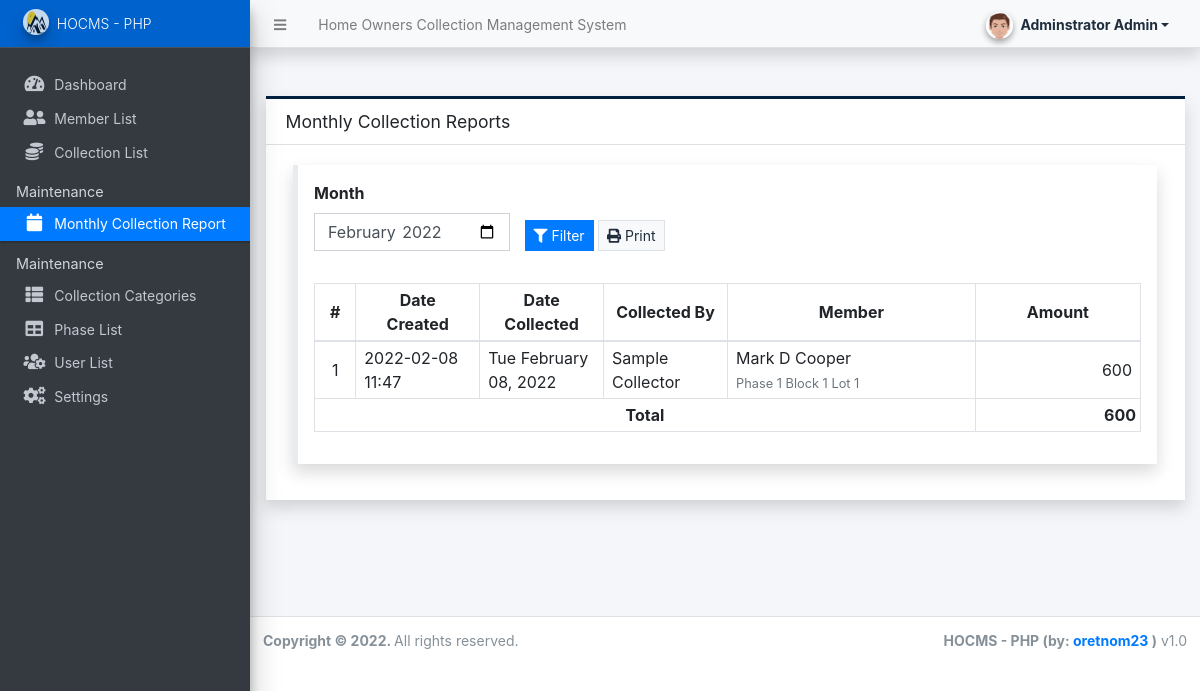
The page /admin/?page=reports/collections (signed in) on the database its author committed.
### tables this page shows
CREATE TABLE `collection_list` (
  `id` int(30) NOT NULL,
  `code` varchar(100) NOT NULL,
  `member_id` int(30) NOT NULL,
  `total_amount` double NOT NULL DEFAULT 0,
  `date_collected` date NOT NULL,
  `collected_by` text NOT NULL,
  `date_created` datetime NOT NULL DEFAULT current_timestamp(),
  `date_updated` datetime DEFAULT NULL ON UPDATE current_timestamp()
);

CREATE TABLE `member_list` (
  `id` int(30) NOT NULL,
  `firstname` text NOT NULL,
  `middlename` text DEFAULT NULL,
  `lastname` text NOT NULL,
  `gender` text NOT NULL,
  `contact` text NOT NULL,
  `lot` text NOT NULL,
  `block` text NOT NULL,
  `phase_id` int(30) NOT NULL,
  `status` tinyint(1) NOT NULL DEFAULT 1,
  `delete_flag` tinyint(1) NOT NULL DEFAULT 0,
  `date_created` datetime NOT NULL DEFAULT current_timestamp(),
  `date_updated` datetime DEFAULT NULL ON UPDATE current_timestamp()
);

### config.php (called while the page is built, shortened)
<?php
function format_num($number = 0, $max_decimal = ''){
    if(is_numeric($number)){
        $ex = explode('.',$number);
        $dec = isset($ex[1]) ? strlen($ex[1]) : 0;
        if(empty($max_decimal) || (is_numeric($max_decimal) && $max_decimal >= $dec)){
            return number_format($number,$dec);
        }else{
            if(is_numeric($max_decimal))
                return number_format($number,$max_decimal);
            else
                return "Invalid Maximum Decimal";
        }
    }else{
        return "Invalid Number";
    }
}
?>

### admin/reports/collections.php (the view, shortened to what this page needs)
<?php $month = isset($_GET['month']) ? $_GET['month'] : date("Y-m"); ?>
<div class="content py-3 mt-3">
    <div class="card card-outline card-navy shadow rounded-0">
        <div class="card-header">
            <h5 class="card-title">Monthly Collection Reports</h5>
        </div>
        <div class="card-body">
            <div class="container-fluid">
                <div class="callout callout-primary shadow rounded-0">
                    <form action="" id="filter">
                        <div class="row align-items-end">
                            <div class="col-lg-3 col-md-4 col-sm-12">
                                <div class="form-group">
                                    <label for="month" class="control-label">Month</label>
                                    <input type="month" name="month" id="month" value="<?= $month ?>" class="form-control rounded-0" required>
                                </div>
                            </div>
                            <div class="col-lg-3 col-md-4 col-sm-12">
                                <div class="form-group">
                                    <button class="btn btn-primary btn-flat btn-sm"><i class="fa fa-filter"></i> Filter</button>
                                    <button class="btn btn-light border btn-flat btn-sm" type="button" id="print"><i class="fa fa-print"></i> Print</button>
                                </div>
                            </div>
                        </div>
                    </form>
                    <div id="outprint">
                    <table class="table table-bordered table-stripped">
                        <colgroup>
                            <col width="5%">
                            <col width="15%">
                            <col width="15%">
                            <col width="15%">
                            <col width="30%">
                            <col width="20%">
                        </colgroup>
                        <thead>
                            <tr class="">
                                <th class="text-center align-middle py-1">#</th>
                                <th class="text-center align-middle py-1">Date Created</th>
                                <th class="text-center align-middle py-1">Date Collected</th>
                                <th class="text-center align-middle py-1">Collected By</th>
                                <th class="text-center align-middle py-1">Member</th>
                                <th class="text-center align-middle py-1">Amount</th>
                            </tr>
                        </thead>
                        <tbody>
                            <?php
                            $i = 1;
                            $total = 0;
                            $phases = $conn->query("SELECT * FROM `phase_list` where id in (SELECT phase_id FROM `member_list` where id in (SELECT member_id FROM collection_list where  date_format(date_collected,'%Y-%m') = '{$month}'))");
                            $phase_arr = array_column($phases->fetch_all(MYSQLI_ASSOC),'name','id');
                            $qry = $conn->query("SELECT c.*,CONCAT(m.firstname, ' ', COALESCE(m.middlename,''), ' ', m.lastname) as fullname, m.phase_id,m.block,m.lot from `collection_list` c inner join member_list m on c.member_id = m.id where date_format(c.date_collected,'%Y-%m') = '{$month}' order by date(c.date_collected) desc,(CONCAT(m.firstname, ' ', COALESCE(m.middlename,''), ' ', m.lastname)) asc ");
                                while($row = $qry->fetch_assoc()):
                                    $total += $row['total_amount'];
                            ?>
                                <tr>
                                    <td class="text-center align-middle px-2 py-1"><?php echo $i++; ?></td>
                                    <td class="align-middle px-2 py-1"><?php echo date("Y-m-d H:i",strtotime($row['date_created'])) ?></td>
                                    <td class="align-middle px-2 py-1"><?php echo date("D F d, Y",strtotime($row['date_collected'])) ?></td>
                                    <td class="align-middle px-2 py-1"><?php echo ucwords($row['collected_by']) ?></td>
                                    <td class="align-middle px-2 py-1">
                                        <div><?php echo ucwords($row['fullname']) ?></div>
                                        <small class="text-muted"><?= ucwords((isset($phase_arr[$row['phase_id']]) ? $phase_arr[$row['phase_id']] : "N/A").' Block '.$row['block'].' Lot '.$row['lot']) ?></small>
                                    </td>
                                    <td class="text-right align-middle px-2 py-1"><?php echo format_num($row['total_amount']) ?></td>
                                </tr>
                            <?php endwhile; ?>
                        </tbody>
                        <tfoot>
                            <tr>
                                <th class="text-center px-1 py-1 align-middel" colspan="5">Total</th>
                                <th class="text-right px-1 py-1 align-middel"><?= format_num($total) ?></th>
                            </tr>
                        </tfoot>
                    </table>
                    </div>
                </div>
            </div>
        </div>
    </div>
</div>

### rows shown on the page
collection_list: date_created "2022-02-08 11:47", date_collected "Tue February 08, 2022", collected_by "Sample Collector", fullname "Mark D Cooper", member.lot "Phase 1 Block 1 Lot 1", total_amount "600"

### other values the page prints
$_settings->info('name') "Home Owners Collection Management System"
$_settings->userdata('firstname').' '.$_settings->userdata('lastname') "Adminstrator Admin"
$_settings->info('short_name') "HOCMS - PHP"
format_num($total) "600"
